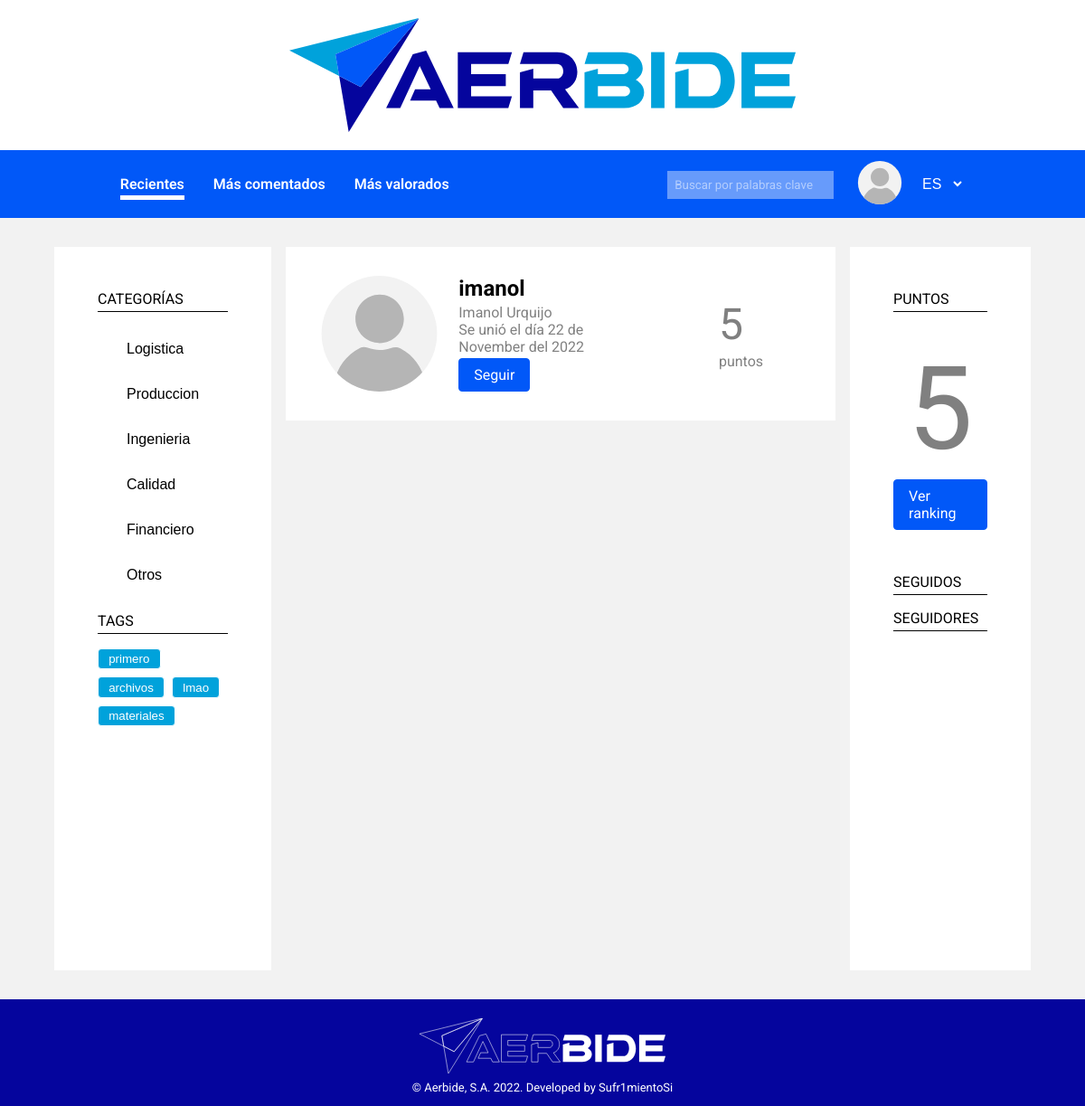
Screenshot of /user.php (signed in) with the database file from the repository.
### tables this page shows
CREATE TABLE `categories` (
  `id` int(11) NOT NULL,
  `name` varchar(255) NOT NULL
);

CREATE TABLE `tags` (
  `id` int(11) NOT NULL,
  `name` varchar(255) NOT NULL,
  `counter` int(11) NOT NULL
);

CREATE TABLE `users` (
  `id` int(11) NOT NULL,
  `username` varchar(255) NOT NULL,
  `name` varchar(255) NOT NULL,
  `surname` varchar(255) DEFAULT NULL,
  `image` varchar(255) DEFAULT NULL,
  `date` date NOT NULL DEFAULT current_timestamp(),
  `points` int(11) NOT NULL DEFAULT 0,
  `job` varchar(64) DEFAULT NULL,
  `passwd` varchar(255) NOT NULL
);

### src/user.php (called while the page is built, shortened)
<?php
require_once "app/__include.inc.php";
include_views([
    "views/header.view.php",
    "views/user.view.php",
    "views/footer.view.php"
])
?>

### src/app/db/repositories/category_repo.inc.php (called while the page is built, shortened)
<?php
abstract class CategoryRepository {
    public static function getAllCategories(): array {
        global $db;
        $categs = [];
        $sql = 'SELECT * FROM categories';
        $statement = $db->prepare($sql);
        $statement->setFetchMode(PDO::FETCH_ASSOC);
        $statement->execute();
        while (($data = $statement->fetch())) {
            $categs[] = new CategoryEntity(
                intval($data['id']),
                $data['name']
            );
        }
        return $categs;
    }
}

### src/app/db/entities/category_entity.inc.php (called while the page is built)
<?php
class CategoryEntity {
    private $id;
    private $name;
    public function __construct(int $id, string $name) {
        $this->id = $id;
        $this->name = $name;
    }
    public function getId(): int {
        return $this->id;
    }
    public function getName(): string {
        return $this->name;
    }
}

### src/app/db/repositories/tag_repo.inc.php (called while the page is built, shortened)
<?php
abstract class TagRepository {
    public static function getAllTags(int $limit = 10): array{
        global $db;
        $tags = [];
        $sql = "SELECT * FROM tags ORDER BY counter DESC LIMIT $limit";
        $statement = $db->prepare($sql);
        $statement->setFetchMode(PDO::FETCH_ASSOC);
        $statement->execute();
        while ($data = $statement->fetch()) {
            $tags[] = new TagEntity(
                intval($data['id']),
                $data['name'],
                intval($data['counter'])
            );
        }
        return $tags;
    }
}

### src/app/db/entities/tag_entity.inc.php (called while the page is built, shortened)
<?php
class TagEntity {
    private $id;
    private $name;
    public function __construct(int $id, string $name, int $counter) {
        $this->id = $id;
        $this->name = strtolower($name);
    }
    public function getId(): int {
        return $this->id;
    }
    public function getName(): string {
        return $this->name;
    }
}

### src/app/db/entities/user_entity.inc.php (called while the page is built, shortened)
<?php
class UserEntity {
    private $username;
    private $name;
    private $surname;
    private $date;
    private $points;
    public function __construct(int $id, string $username, string $name, string|null $surname, string|null $image,
        int $date, int $points, string|null $job, string $passwd) {
            $this->username = $username;
            $this->name = $name;
            $this->surname = $surname;
            $this->date = new DateTime();
            $this->date->setTimeStamp($date);
            $this->points = $points;
    }
    public function getUsername(): string {
        return $this->username;
    }
    public function getName(): string {
        return $this->name;
    }
    public function getSurname(): string|null {
        return $this->surname;
    }
    public function getCreationDate(): DateTime {
        return $this->date;
    }
    public function getPoints(): int {
        return $this->points;
    }
}

### src/app/db/repositories/user_repo.inc.php (called while the page is built, shortened)
<?php
abstract class UserRepository {
    private static function parseUserFromData(array $data) : UserEntity {
        return new UserEntity(
            $data['id'],
            $data['username'],
            $data['name'],
            $data['surname'],
            $data['image'],
            strtotime($data['date']),
            $data['points'],
            $data['job'],
            $data['passwd']
        );
    }
    public static function getUserById(int $id): UserEntity|null {
        global $db;
        $sql = 'SELECT * FROM users WHERE id = :id';
        $statement = $db->prepare($sql);
        $statement->setFetchMode(PDO::FETCH_ASSOC);
        $statement->execute([
            ':id' => $id
        ]);
        if (($data = $statement->fetch())) {
            return self::parseUserFromData($data);
        }
        return null;
    }
}

### src/app/session.inc.php (called while the page is built, shortened)
<?php
class SessionManager {
    private $currentUser;
    public function __construct() {
        $this->get_current_user();
    }
    private function get_current_user() {
        $id = $this->get('_uid');
        if (is_int($id)) {
            $this->currentUser = UserRepository::getUserById($id);
        }
    }
    public function get(string $key): mixed {
        return array_key_exists($key, $_SESSION) ? $_SESSION[$key] : null;
    }
    public function getCurrentUser(): UserEntity|null {
        return $this->currentUser;
    }
}
$session = new SessionManager();

### src/app/__include.inc.php (called while the page is built, shortened)
<?php
require_once "session.inc.php";
require_once "utils.inc.php";

### src/views/partials/sidebar_left.php (the view)
<aside class="sidebar-left">
    <div>
        <h3>CATEGORÍAS</h3>
        <ul>
            <?php foreach (CategoryRepository::getAllCategories() as $category): ?>
                <li>
                    <button class="aside-category" data-id="<?php echo $category->getId(); ?>">
                        <?php echo $category->getName(); ?>
                    </button>
                </li>
            <?php endforeach; ?>
        </ul>
    </div>
    <div>
        <h3>TAGS</h3>
        <ul class="tags-list">
            <?php foreach (TagRepository::getAllTags() as $tag): ?>
                <li>
                    <button class="tag" data-id="<?php echo $tag->getId(); ?>">
                        <?php echo $tag->getName(); ?>
                    </button>
                </li>
            <?php endforeach; ?>
        </ul>
    </div>
</aside>

### src/app/utils.inc.php (shortened to what this page needs)
<?php
function include_views(array $views) {
    echo '<!DOCTYPE html><html lang="es"><head>';
    echo '</head><body>';
    foreach ($views as $view) {
        include $view;
    }
    echo '</body></html>';
}

### src/views/user.view.php (shortened to what this page needs)
<?php
    $user = $GLOBALS['user'];
?>
<div class="content">
    <?php include 'partials/sidebar_left.php' ?>
    <main>
        <div class="user-panel">
            <div class="flex-container user-pannel">
                <div class="flex-container">
                    <img src="img/user-default-image.svg" alt="" class="author-icon-big">
                    <div class="flex-container-column">
                        <h2><?php echo $user->getUsername() ?></h2>
                        <div>
                            <p><?php echo $user->getName() . ' ' . $user->getSurname(); ?></p>
                            <p class="data">
                                <?php
                                    $date = $user->getCreationDate();
                                    echo 'Se unió el día ' . $date->format('j \d\e F \d\e\l Y');
                                ?>
                            </p>
                        </div>
                        <div class="no-se-como-arreglar-esto-de-una-manera-mejor">
                            <button class="button-blue" id="userfollowbtn">Seguir</button>
                        </div>
                    </div>
                </div>
                <div class="flex-container-column">
                    <p class="points"><?php echo $user->getPoints() ?></p>
                    <p>puntos</p>
                </div>
            </div>
        </div>
    </main>
    <?php include 'partials/sidebar_right.php'?>
</div>

### src/views/partials/sidebar_right.php (shortened to what this page needs)
<aside class="sidebar-right">
    <div>
        <h3>puntos</h3>
        <div class="flex-container-column">
            <p class="points"><?php echo $GLOBALS['session']->getCurrentUser()->getPoints() ?></p>
            <a class="button-blue" href="/ranking.php">Ver ranking</a>
        </div>
    </div>
    <div>
        <h3>seguidos</h3>
    </div>
    <div>
        <h3>seguidores</h3>
    </div>
</aside>

### src/styles/global.css (style rules this page uses)
:root { --color-dark-blue: #05059d; --color-medium-blue: #0158f8; --color-light-blue: #00a2db; --color-search-blue: #679bfb; --color-light-grey: #f2f2f2; --color-dark-grey: #b5b5b5; }
* { padding: 0; margin: 0; box-sizing: border-box; }
body { font-family: 'Roboto', sans-serif; background-color: var(--color-light-grey); }
ul { list-style: none; }
h3 { color: black; }
a { color: black; text-decoration: none; }
.button-blue, .button-white, .button-dark-blue { text-decoration: none; font-size: 1rem; font-family: 'Roboto'; display: inline-block; border-radius: 0.25rem; overflow: hidden; padding: 0.5rem 1rem; margin: 0; transition: all 0.1s ease-in; }
.button-blue, .button-white:hover { color: white; border: 0.1rem solid var(--color-medium-blue); background-color: var(--color-medium-blue); }
button { cursor: pointer; }
.tags-list { list-style: none; display: flex; flex-wrap: wrap; gap: 0.5rem; margin: 0.3rem 0; }
.tag { text-decoration: none; display: inline-block; font-weight: 400; border: 0.1rem solid white; border-radius: 0.25rem; background-color: var(--color-light-blue); color: white; overflow: hidden; padding: 0.2rem 0.7rem; margin: 0; }
.data { color: grey; }
.author-icon-big { height: 8rem; }
.flex-container { display: flex; align-items: center; gap: 1rem; }
.flex-container-column { display: flex; flex-direction: column; gap: 0.2rem; }

### src/styles/layout.css (style rules this page uses)
.content { display: grid; grid-template-columns: repeat(5, 1fr); grid-template-areas: "l m m m r"; column-gap: 1rem; width: 90%; min-height: 100vh; margin: 2rem auto; }
.content main { grid-area: m; }
.content .sidebar-left { grid-area: l; }
.content .sidebar-right { grid-area: r; }

### src/styles/asides.css (style rules this page uses)
aside { width: 100%; height: 100%; background-color: white; padding: 3rem; }
aside > div { margin-bottom: 1rem; }
aside h3 { font-size: 1rem; font-weight: 400; text-transform: uppercase; padding-bottom: 0.25rem; margin-bottom: 1rem; border-bottom: 0.1rem solid black; }
aside ul li button.aside-category { border: none; font-size: 1rem; text-align: left; width: 100%; padding: 1rem 2rem; background-color: transparent; cursor: pointer; }
aside a.button-blue { width: fit-content; }
aside p.points { text-align: center; font-size: 8em; color: grey; padding: 1rem 1rem 0rem 1rem; }
aside .flex-container-column { justify-content: center; align-items: center; margin-bottom: 3rem; }

### src/styles/user.css (style rules this page uses)
.user-panel .flex-container { padding: 1rem 5rem 1rem 1rem; justify-content: space-between; background-color: white; }
.points { font-size: 3rem; color: grey; }
.user-panel p { color: grey; }
.no-se-como-arreglar-esto-de-una-manera-mejor { padding-left: 0; }

### rows the page displays
categories: name "Logistica"
categories: name "Produccion"
categories: name "Ingenieria"
categories: name "Calidad"
categories: name "Financiero"
categories: name "Otros"
tags: name "primero"
tags: name "archivos"
tags: name "lmao"
tags: name "materiales"
users: username "imanol", name "Imanol", surname "Urquijo", points "5"

### other values shown
form field value "ES"
